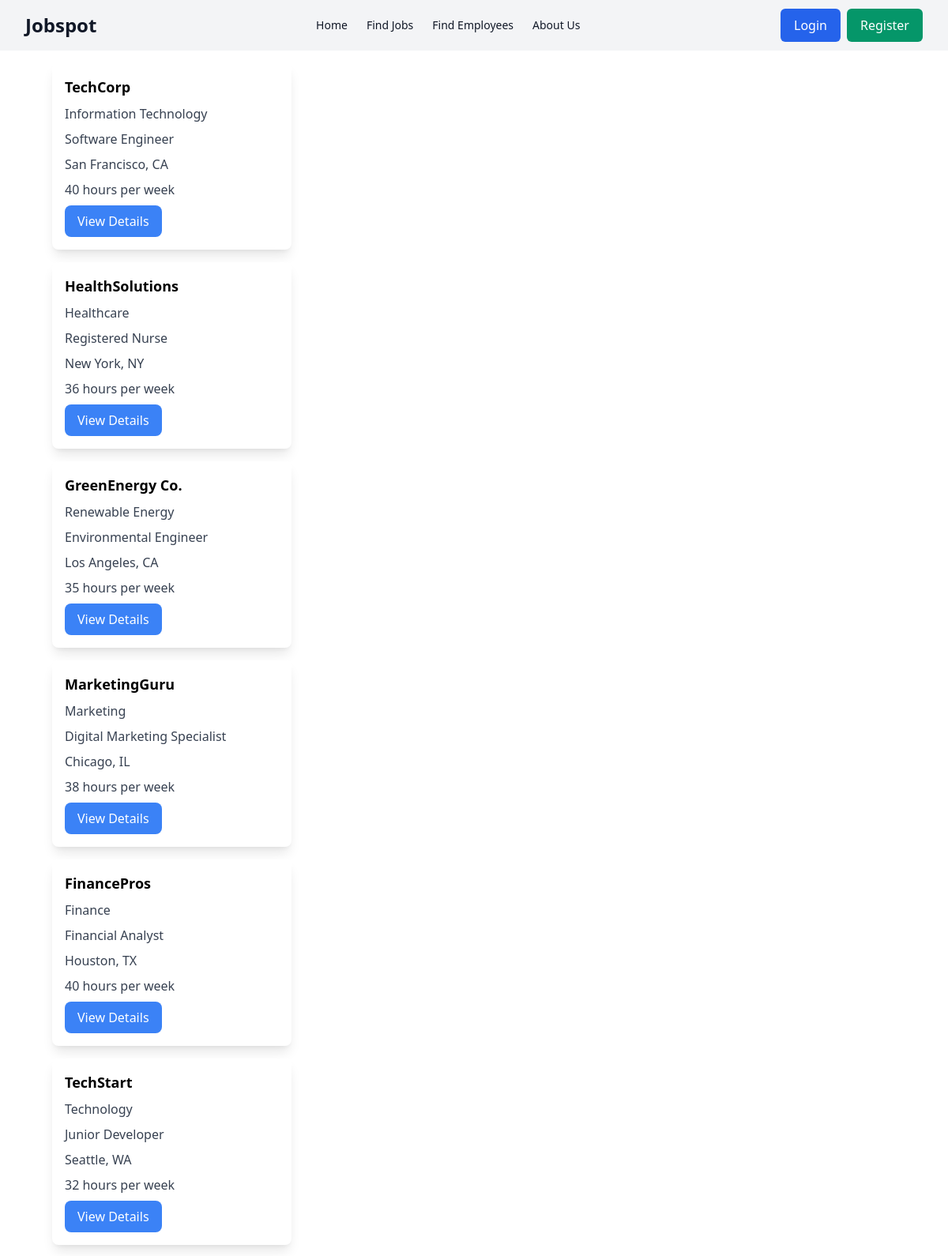
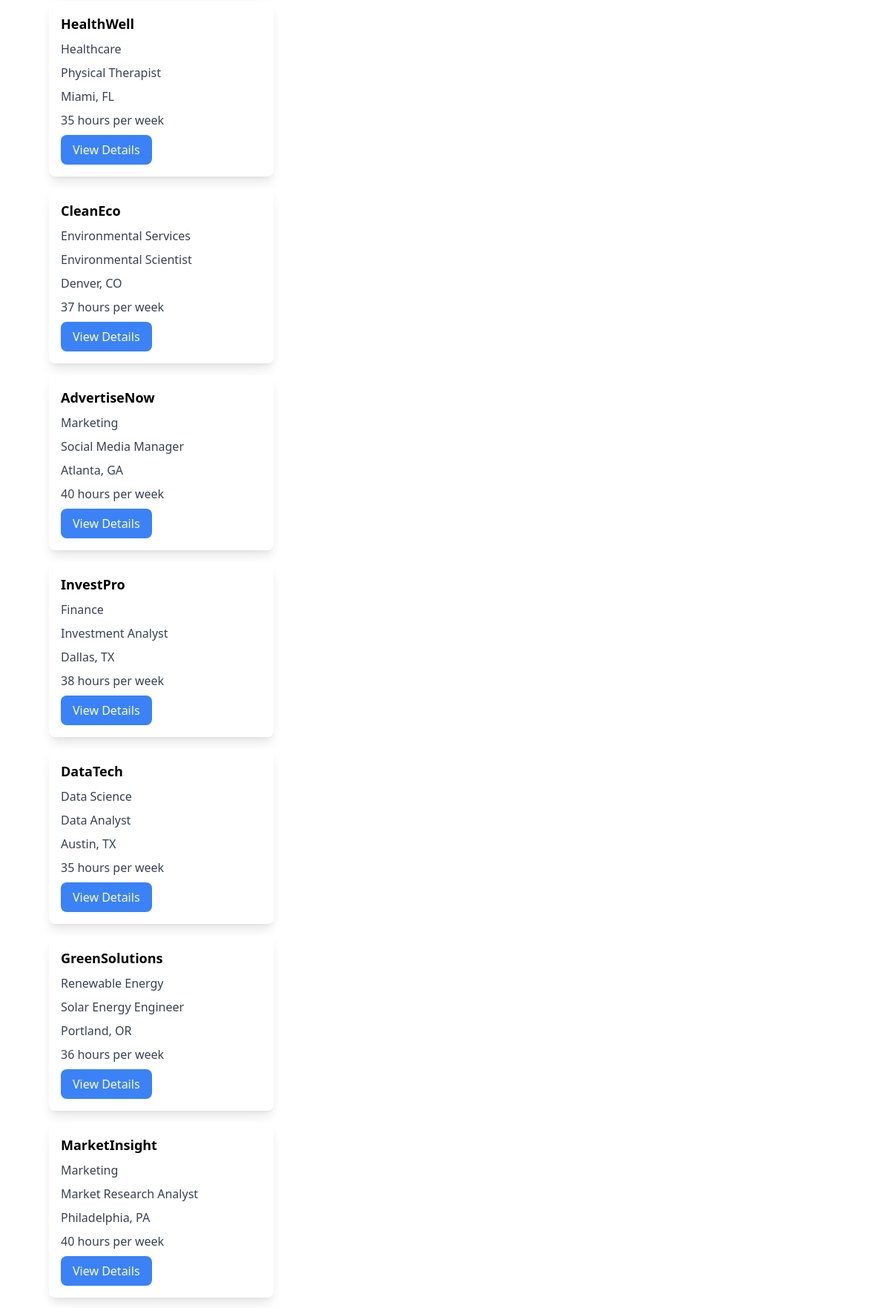
The page /find_job.php (upper part) on the database its author committed (2 pictures, top to bottom).
### tables this page shows
CREATE TABLE IF NOT EXISTS job_postings (
  id INT NOT NULL AUTO_INCREMENT PRIMARY KEY,
  company_name VARCHAR(255) NOT NULL,
  field VARCHAR(255) NOT NULL,
  job_type VARCHAR(255) NOT NULL,
  location VARCHAR(255) NOT NULL,
  hours_per_week INT NOT NULL,
  hourly_rate DECIMAL(10, 2) NOT NULL,
  description TEXT NOT NULL,
  user_id INT NOT NULL,
  FOREIGN KEY (user_id) REFERENCES users(id)
);

### find_job.php (the view, shortened to what this page needs)
<?php
include_once "connector.php";
$sql = "SELECT id, company_name, field, job_type, location, hours_per_week, hourly_rate, description FROM job_postings";
$result = $pdo->query($sql);
?>
<!DOCTYPE html>
<html lang="en">
<head>
    <link href="https://cdn.jsdelivr.net/npm/tailwindcss@2.2.15/dist/tailwind.min.css" rel="stylesheet">
</head>
<body>
    <?php include_once "navbar.php" ?>
    <div class="flex">
        <div class="w-1/3 p-4" style="overflow:scroll; height:93vh; margin-left:50px;">
            <?php if ($result->rowCount() > 0): ?>
                <?php while ($row = $result->fetch(PDO::FETCH_ASSOC)): ?>
                    <div class="bg-white rounded-lg shadow-lg p-4 mb-4 cursor-pointer" onclick="showDetails(<?= $row['id']; ?>)"
                        x-data="{ showDetails: false }">
                        <h2 class="text-lg font-bold mb-2">
                            <?= $row["company_name"]; ?>
                        </h2>
                        <p class="text-gray-700 mb-2">
                            <?= $row["field"]; ?>
                        </p>
                        <p class="text-gray-700 mb-2">
                            <?= $row["job_type"]; ?>
                        </p>
                        <p class="text-gray-700 mb-2">
                            <?= $row["location"]; ?>
                        </p>
                        <p class="text-gray-700 mb-2">
                            <?= $row["hours_per_week"]; ?> hours per week
                        </p>
                        <button class="bg-blue-500 text-white px-4 py-2 rounded-lg" @click="showDetails = true">View
                            Details</button>
                    </div>
                <?php endwhile; ?>
            <?php endif; ?>
        </div>
        <div class="w-2/3 p-4" x-show="showDetails"
            style="display: flex; margin-right: 100px; margin-left: 50px; justify-content: center; align-items: center;">
        </div>
    </div>
</body>
</html>

### navbar.php
<nav class="bg-gray-100">
    <div class="max-w-7xl mx-auto px-4 sm:px-6 lg:px-8">
        <div class="flex justify-between h-16">
            <div class="flex-shrink-0 flex items-center">
                <a href="index.php" class="text-gray-900 text-2xl font-bold">Jobspot</a>
            </div>
            <div class="hidden sm:ml-6 sm:flex sm:items-center">
                <a href="index.php" class="px-3 py-2 rounded-md text-sm font-medium text-gray-900 hover:text-gray-500 focus:outline-none focus:text-gray-500">Home</a>
                <a href="find_job.php" class="px-3 py-2 rounded-md text-sm font-medium text-gray-900 hover:text-gray-500 focus:outline-none focus:text-gray-500">Find Jobs</a>
                <a href="find_employee.php" class="px-3 py-2 rounded-md text-sm font-medium text-gray-900 hover:text-gray-500 focus:outline-none focus:text-gray-500">Find Employees</a>
                <a href="about_us.php" class="px-3 py-2 rounded-md text-sm font-medium text-gray-900 hover:text-gray-500 focus:outline-none focus:text-gray-500">About Us</a>
            </div>
            <div class="flex items-center">
                <?php if (isset($_SESSION['user_id'])) { ?>
                    <a href="logout.php" class="inline-flex items-center px-4 py-2 border border-transparent text-base font-medium rounded-md text-white bg-red-600 hover:bg-red-700 focus:outline-none focus:ring-2 focus:ring-offset-2 focus:ring-red-500">Logout</a>
                <?php } else { ?>
                    <a href="login.php" class="inline-flex items-center px-4 py-2 border border-transparent text-base font-medium rounded-md text-white bg-blue-600 hover:bg-blue-700 focus:outline-none focus:ring-2 focus:ring-offset-2 focus:ring-blue-500 mr-2">Login</a>
                    <a href="create_account.php" class="inline-flex items-center px-4 py-2 border border-transparent text-base font-medium rounded-md text-white bg-green-600 hover:bg-green-700 focus:outline-none focus:ring-2 focus:ring-offset-2 focus:ring-green-500">Register</a>
                <?php } ?>
            </div>
        </div>
    </div>
</nav>

### rows shown on the page
job_postings: company_name "TechCorp", field "Information Technology", job_type "Software Engineer", location "San Francisco, CA", hours_per_week "40"
job_postings: company_name "HealthSolutions", field "Healthcare", job_type "Registered Nurse", location "New York, NY", hours_per_week "36"
job_postings: company_name "GreenEnergy Co.", field "Renewable Energy", job_type "Environmental Engineer", location "Los Angeles, CA", hours_per_week "35"
job_postings: company_name "MarketingGuru", field "Marketing", job_type "Digital Marketing Specialist", location "Chicago, IL", hours_per_week "38"
job_postings: company_name "FinancePros", field "Finance", job_type "Financial Analyst", location "Houston, TX", hours_per_week "40"
job_postings: company_name "TechStart", field "Technology", job_type "Junior Developer", location "Seattle, WA", hours_per_week "32"
job_postings: company_name "HealthWell", field "Healthcare", job_type "Physical Therapist", location "Miami, FL", hours_per_week "35"
job_postings: company_name "CleanEco", field "Environmental Services", job_type "Environmental Scientist", location "Denver, CO", hours_per_week "37"
job_postings: company_name "AdvertiseNow", field "Marketing", job_type "Social Media Manager", location "Atlanta, GA", hours_per_week "40"
job_postings: company_name "InvestPro", field "Finance", job_type "Investment Analyst", location "Dallas, TX", hours_per_week "38"
job_postings: company_name "DataTech", field "Data Science", job_type "Data Analyst", location "Austin, TX", hours_per_week "35"
job_postings: company_name "GreenSolutions", field "Renewable Energy", job_type "Solar Energy Engineer", location "Portland, OR", hours_per_week "36"
job_postings: company_name "MarketInsight", field "Marketing", job_type "Market Research Analyst", location "Philadelphia, PA", hours_per_week "40"
